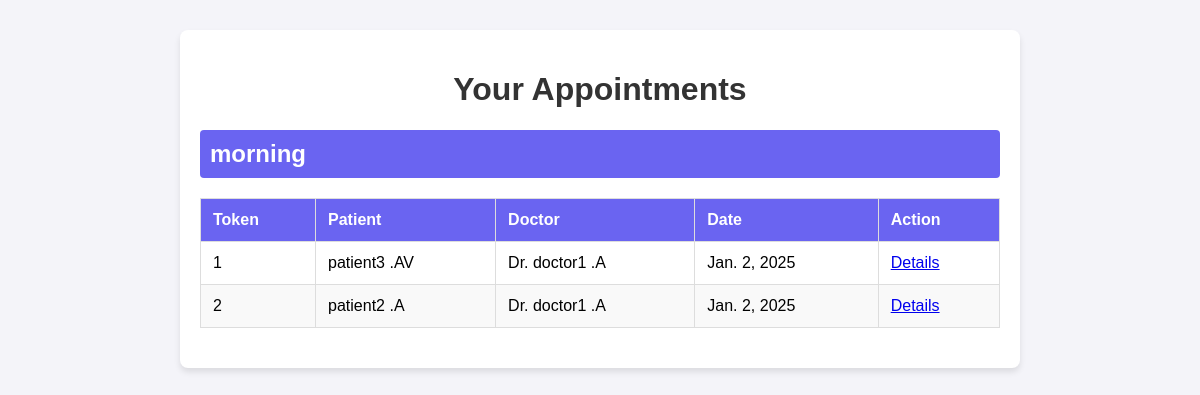
Before: /list_appointments/ (signed in) with the older database file.
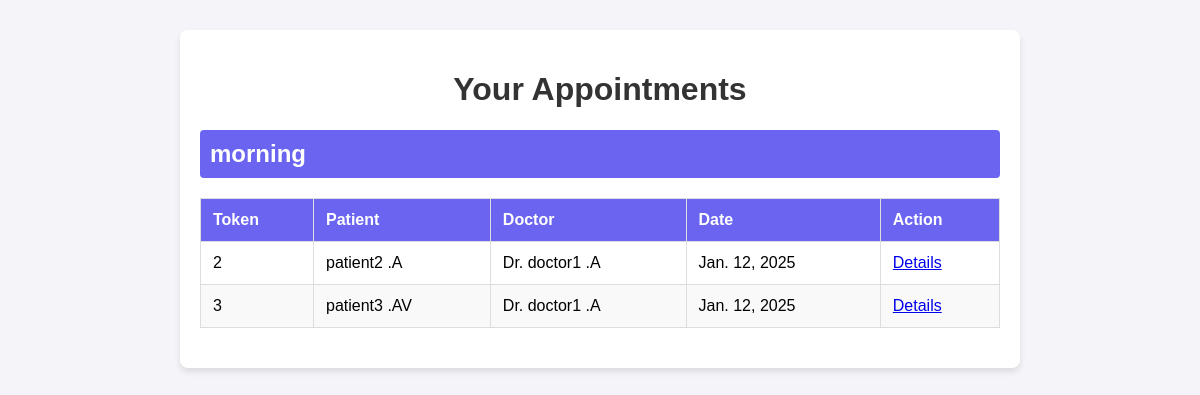
After: the same page with the newer database file.
### clinic_mgt_app/models.py (models this page shows, shortened)
class Schedule(models.Model):
    DAYS_OF_WEEK = [
        ('sunday', 'Sunday'),
        ('monday', 'Monday'),
        ('tuesday', 'Tuesday'),
        ('wednesday', 'Wednesday'),
        ('thursday', 'Thursday'),
        ('friday', 'Friday'),
        ('saturday', 'Saturday')
    ]
    SHIFTS = [
        ('morning', 'Morning'),
        ('afternoon', 'Afternoon'),
        ('evening', 'Evening'),
        ('night', 'Night'),
    ]
    specialization = models.CharField(max_length=100, choices=Doctor.SPECIALIZATION_CHOICES)
    doctor = models.ForeignKey(Doctor, on_delete=models.CASCADE, null=True)
    shifts = models.CharField(max_length=100,null=True ,choices=SHIFTS)
    day = models.CharField(max_length=9, choices=DAYS_OF_WEEK)
    class Meta:
        unique_together = ('doctor', 'day', 'shifts','specialization')

class Appointment(models.Model):
    patient = models.ForeignKey(Patient, on_delete=models.CASCADE, related_name="appointments", limit_choices_to={'pat_user__role': 4})
    doctor = models.ForeignKey(Doctor, on_delete=models.CASCADE, related_name="doctor_appointments", limit_choices_to={'doctor_user__role': 3})
    schedule = models.ForeignKey(Schedule, on_delete=models.CASCADE)
    date = models.DateField(default=now)
    specialization = models.CharField(max_length=100, choices=Doctor.SPECIALIZATION_CHOICES, null=True)
    shift = models.CharField(max_length=40, null=True)
    token = models.PositiveIntegerField(editable=False, null=True)
    class Meta:
        unique_together = ('doctor', 'date', 'schedule', 'patient')

class Patient(models.Model):
    GENDER_CHOICES = [
        ('M', 'Male'),
        ('F', 'Female'),
        ('O', 'Other'),
    ]
    first_name = models.CharField(max_length=50, null=True, blank=True)
    last_name = models.CharField(max_length=50, null=True, blank=True)
    gender = models.CharField(max_length=10, choices=GENDER_CHOICES, null=True, blank=True)
    date_of_birth = models.DateField(null=True, blank=True)
    phone_number = models.CharField(max_length=15, null=True, blank=True)
    email = models.EmailField(null=True, blank=True)
    address = models.CharField(max_length=255, null=True, blank=True)
    pat_user = models.ForeignKey(CustomUser,on_delete=models.CASCADE,null=True)
    is_patient = models.BooleanField(default=True)

class Doctor(models.Model):
    SPECIALIZATION_CHOICES = [
        ('General Practitioner', 'General Practitioner'),
        ('Cardiologist', 'Cardiologist'),
        ('Dermatologist', 'Dermatologist'),
        ('Neurologist', 'Neurologist'),
        ('Orthopedic', 'Orthopedic'),
        ('Pediatrician', 'Pediatrician'),
        ('Psychiatrist', 'Psychiatrist'),
        ('Radiologist', 'Radiologist')
    ]
    doctor_user = models.ForeignKey(CustomUser,on_delete=models.CASCADE, null=True)
    first_name = models.CharField(max_length=100)
    last_name = models.CharField(max_length=100)
    specialization = models.CharField(max_length=100,choices=SPECIALIZATION_CHOICES)
    phone_number = models.CharField(max_length=15)
    image = models.ImageField(upload_to='image/',null=True)
    experience = models.PositiveIntegerField(help_text="Years of experience")
    clinic_address = models.TextField()
    created_at = models.DateTimeField(auto_now_add=True)
    updated_at = models.DateTimeField(auto_now=True)
    is_doctor = models.BooleanField(default=True)

### clinic_mgt_app/views.py (the view)
# urls.py: path('list_appointments/',views.list_appointments,name='list_appointments'),
def list_appointments(request):
    doctor_profiles = Doctor.objects.filter(doctor_user=request.user)
    doctor_profile = doctor_profiles.first() if doctor_profiles.exists() else None
    if request.user.role == 2:  # Assuming role '2' for doctors
        appointments = Appointment.objects.filter(doctor=request.user).select_related('patient', 'doctor', 'schedule').order_by('schedule__shifts','id')
    else:
        appointments = Appointment.objects.filter(doctor=doctor_profile).select_related('patient', 'doctor', 'schedule').order_by('schedule__shifts','id')
    grouped_appointments = []
    for schedule, group in groupby(appointments, key=attrgetter('schedule')):
        grouped_appointments.append((schedule, list(group)))
    context = {
        'appointments': appointments,
        'grouped_appointments': grouped_appointments,
        'patient': request.user.role == 4,  # Assuming '4' is the role for a patient
        'doctor': request.user.role == 2,  # Flag to check if the user is a doctor
    }
    return render(request, 'list_appointments.html', context)

### clinic_mgt_app/templates/list_appointments.html (shortened to what this page needs)
<!DOCTYPE html>
<html lang="en">
<head>
</head>
<body>
    <div class="container">
        <h1>Your Appointments</h1>
        {% if grouped_appointments %}
            {% for schedule, appointments in grouped_appointments %}
                <h2>{{ schedule.shifts }}</h2>
                <table>
                    <thead>
                        <tr>
                            <th>Token</th>
                            <th>Patient</th>
                            <th>Doctor</th>
                            <th>Date</th>
                            <th>Action</th>
                        </tr>
                    </thead>
                    <tbody>
                        {% for appointment in appointments %}
                            <tr>
                                <td>{{ appointment.token }}</td>
                                <td>{{ appointment.patient.first_name }} {{ appointment.patient.last_name }}</td>
                                <td>Dr. {{ appointment.doctor.first_name }} {{ appointment.doctor.last_name }}</td>
                                <td>{{ appointment.date }}</td>
                                <td><a href="{% url 'appointment_detail' appointment.id %}">Details</a></td>
                            </tr>
                        {% endfor %}
                    </tbody>
                </table>
            {% endfor %}
        {% else %}
            <p style="text-align: center;">No appointments found.</p>
        {% endif %}
    </div>
</body>
</html>

Changed rows visible on the page:
removed Appointment: token "1", patient.first_name "patient3", patient.last_name ".AV", doctor.first_name "doctor1", doctor.last_name ".A", date "Jan. 2, 2025"
removed Appointment: token "2", patient.first_name "patient2", patient.last_name ".A", doctor.first_name "doctor1", doctor.last_name ".A", date "Jan. 2, 2025"
added Appointment: token "2", patient.first_name "patient2", patient.last_name ".A", doctor.first_name "doctor1", doctor.last_name ".A", date "Jan. 12, 2025"
added Appointment: token "3", patient.first_name "patient3", patient.last_name ".AV", doctor.first_name "doctor1", doctor.last_name ".A", date "Jan. 12, 2025"
